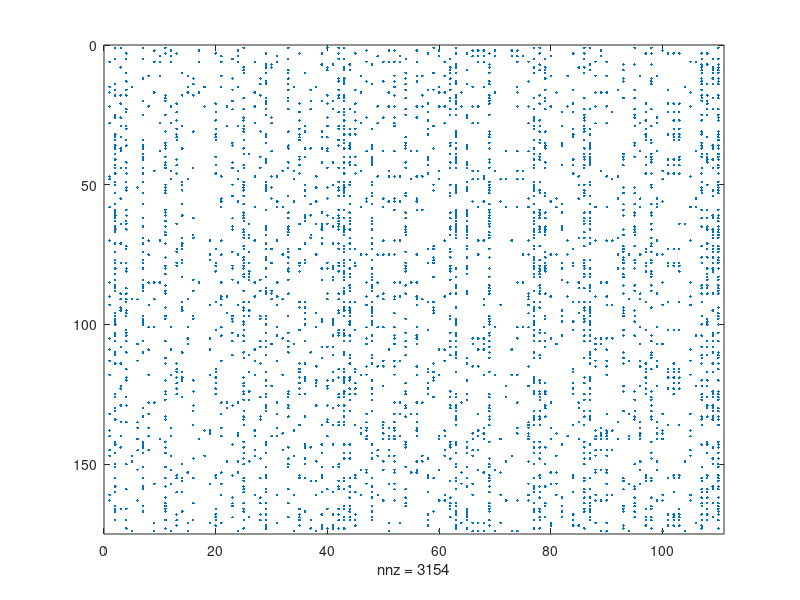

Reproduce this figure in MATLAB. (Note: this script raises an error after producing the figure.)
%% Opdracht 1

load('AmazonBookReviews.mat');
spy(Ratings);

%% Opdracht 4

[Predicted, err] = r0381767_predictedRatings(Ratings, 15,10000);
figure
loglog(err)
title('Relative error in function of # of iterations')
xlabel('# of iterations')
ylabel('Relative error')
hold on
x = 1:10000;
loglog(x.^(-0.5))
print -depsc opdracht4 %used for output

%% Opdracht 6

Predicted26 = r0381767_predictedRatings(Ratings, 26, 5000);   
imagesc(Predicted26); 
colorbar; 
axis('square'); 
print -depsc opdracht6 %used for output

%% Opdracht 8

book1 = r0381767_similarBooks(1,6,Predicted26,labels)
book21 = r0381767_similarBooks(21,3,Predicted26,labels)
book101 = r0381767_similarBooks(101,10,Predicted26,labels)

%% Opdracht 9

semilogy(svd(Predicted26), 'x');
print -depsc opdracht9a %used for output

%% Opdracht 11

C26 = r0381767_correlationMatrix(Predicted26);
imagesc(C26); 
colorbar;
print -depsc opdracht11 %used for output